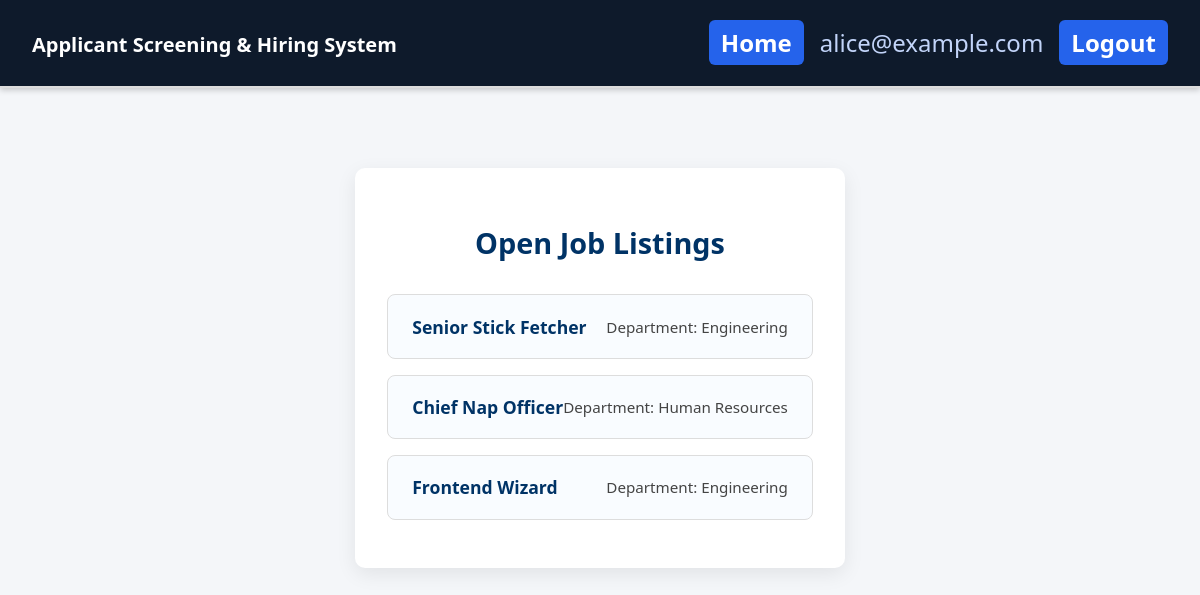
Screenshot of /jobs/ (signed in) with the database file from the repository.
### core/models.py (models this page shows, shortened)
class User(AbstractBaseUser, PermissionsMixin):
    ROLE_CHOICES = (
        ('ADMIN', 'Admin'),
        ('RECRUITER', 'Recruiter'),
        ('JOBSEEKER', 'Job Seeker'),
    )
    email = models.EmailField(unique=True)
    role = models.CharField(max_length=20, choices=ROLE_CHOICES)
    is_active = models.BooleanField(default=True)
    is_staff = models.BooleanField(default=False)
    objects = UserManager()
    USERNAME_FIELD = 'email'
    REQUIRED_FIELDS = ['role']

class JobListings(models.Model):
    job_id      = models.AutoField(primary_key=True)
    recruiter   = models.ForeignKey(Recruiter, on_delete=models.CASCADE, related_name="jobs")
    department  = models.ForeignKey(Department, on_delete=models.CASCADE, related_name="jobs")
    title       = models.CharField(max_length=100)
    description = models.TextField(blank=True, null=True)
    salary      = models.DecimalField(max_digits=10, decimal_places=2, null=True, blank=True)
    requirements= models.TextField(blank=True, null=True)
    posted_date = models.DateField()
    is_active   = models.BooleanField(default=True)  # Add this field for job status management

class Department(models.Model):
    department_id = models.AutoField(primary_key=True)
    name          = models.CharField(max_length=100)

### core/views.py (the view)
# urls.py: path("jobs/",                    views.job_list,     name="job_list"),
@login_required("JOBSEEKER")
def job_list(request):
    jobs = JobListings.objects.select_related("department", "recruiter__user")
    return render(request, "core/jobs/list.html", {"jobs": jobs})

### core/views.py (called while the page is built)
def login_required(role=None):
    def decorator(view_func):
        @wraps(view_func)
        def wrapper(request, *args, **kwargs):
            if "user_id" not in request.session:
                return redirect("login")
            if role and request.session.get("role") != role:
                return redirect("dashboard")
            return view_func(request, *args, **kwargs)
        return wrapper
    return decorator

### templates/core/jobs/list.html (shortened to what this page needs)
{% extends 'core/base.html' %}
{% block content %}
<div class="jobs-section">
    <h2>Open Job Listings</h2>
    {% if jobs %}
        {% for job in jobs %}
            <div class="job-card">
                <div>
                    <a href="{% url 'job_detail' job.job_id %}">{{ job.title }}</a>
                </div>
                <div class="job-meta">Department: {{ job.department.name }}</div>
            </div>
        {% endfor %}
    {% else %}
        <p>No jobs are currently available.</p>
    {% endif %}
</div>
{% endblock %}

### templates/core/base.html (shortened to what this page needs)
<!DOCTYPE html>
{% load static %}
<html lang="en">
<head>
    <link rel="stylesheet" href="{% static 'css/style.css' %}">
</head>
<body>
    {% if user.is_authenticated %}
    <header class="topbar">
        <div class="topbar-left">
            <span class="logo">Applicant Screening & Hiring System</span>
        </div>
        <div class="topbar-right">
            {% if request.session.role == "ADMIN" %}
                <a href="{% url 'admin_dashboard' %}" class="btn-nav">Home</a>
            {% elif request.session.role == "RECRUITER" %}
                <a href="{% url 'recruiter_dashboard' %}" class="btn-nav">Home</a>
            {% elif request.session.role == "JOBSEEKER" %}
                <a href="{% url 'applicant_dashboard' %}" class="btn-nav">Home</a>
            {% endif %}
            <span class="welcome-msg">{{ user.email }}</span>
            <a href="{% url 'logout' %}" class="btn-nav">Logout</a>
        </div>
    </header>
    {% endif %}
    <main>
        {% block content %}
        {% endblock %}
    </main>
</body>
</html>

### static/css/style.css (style rules this page uses)
body { margin: 0; font-family: 'Segoe UI', Tahoma, Geneva, Verdana, sans-serif; background-color: #f4f6f9; }
header { background-color: #003366; color: white; padding: 1.2rem; text-align: center; font-size: 1.5rem; font-weight: bold; border-bottom: 2px solid #ddd; }
main { display: flex; justify-content: center; align-items: center; padding: 2rem; }
.jobs-section { max-width: 900px; margin: 3rem auto; padding: 2rem; background: #fff; border-radius: 10px; box-shadow: 0 6px 20px rgba(0, 0, 0, 0.08); }
.jobs-section h2 { text-align: center; font-size: 1.8rem; margin-bottom: 2rem; color: #003366; }
.job-card { display: flex; justify-content: space-between; align-items: center; padding: 1.2rem 1.5rem; border: 1px solid #ddd; border-radius: 8px; margin-bottom: 1rem; transition: box-shadow 0.2s ease; background-color: #f9fcff; }
.job-card a { color: #003366; font-weight: bold; font-size: 1.1rem; text-decoration: none; transition: color 0.2s ease; }
.job-meta { color: #444; font-size: 0.95rem; font-weight: 500; }
.topbar { display: flex; justify-content: space-between; align-items: center; background-color: #0e1a2b; color: white; padding: 0.8rem 2rem; height: 60px; position: sticky; top: 0; z-index: 1000; box-shadow: 0 2px 6px rgba(0,0,0,0.2); }
.topbar-left .logo { font-size: 1.25rem; font-weight: 600; color: #ffffff; }
.topbar-right { display: flex; align-items: center; gap: 1rem; }
.topbar-right .welcome-msg { color: #c2d4f9; font-weight: 500; }
.btn-nav { background-color: #2563eb; color: white; padding: 6px 12px; border-radius: 6px; text-decoration: none; transition: background-color 0.2s ease; }

### rows the page displays
User: email "alice@example.com"
JobListings: title "Senior Stick Fetcher", department.name "Engineering"
JobListings: title "Chief Nap Officer", department.name "Human Resources"
JobListings: title "Frontend Wizard", department.name "Engineering"
